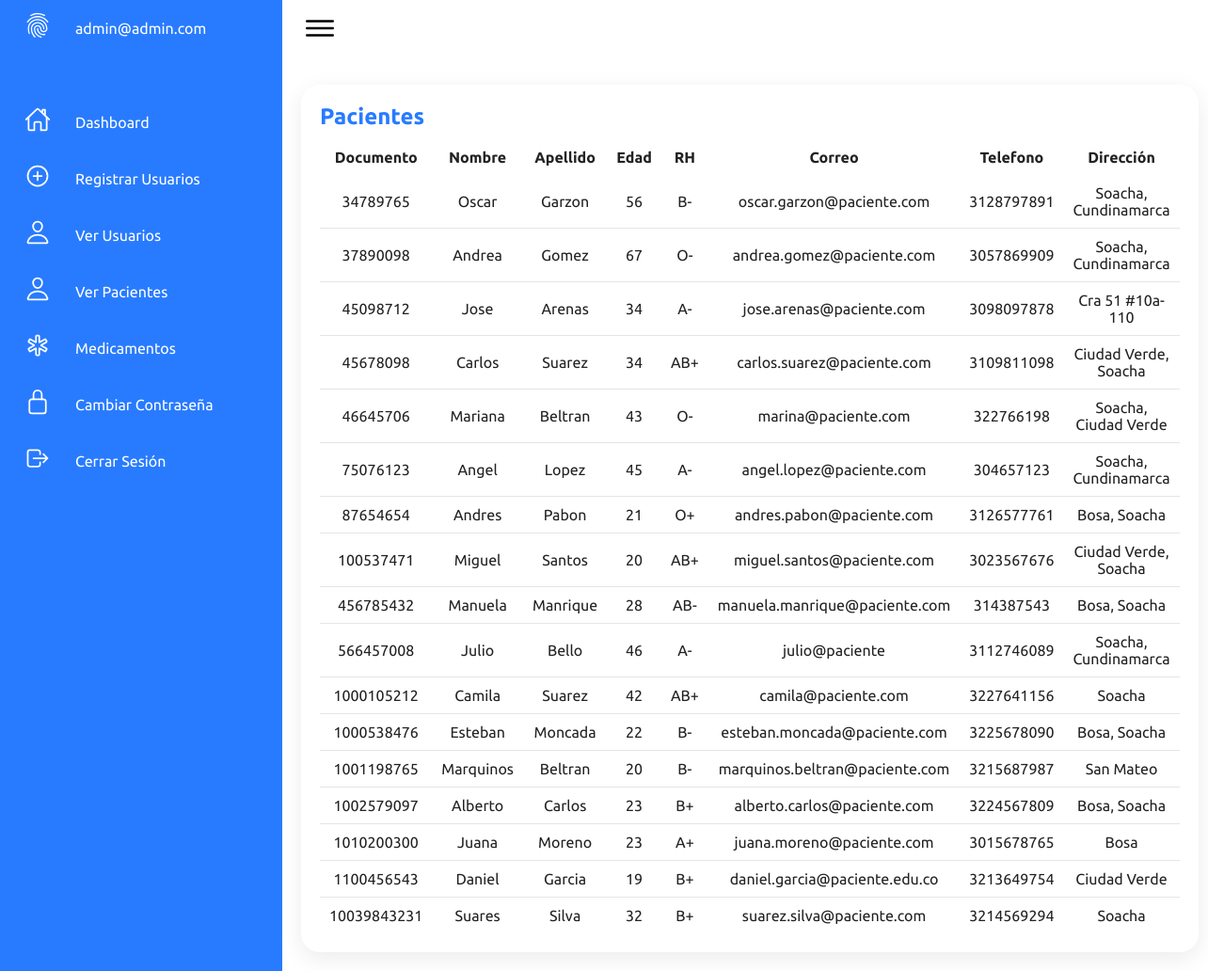
Screenshot of /includes/pacientes.php (signed in) with the database file from the repository.
### tables this page shows
CREATE TABLE `paciente` (
  `documento` bigint(20) NOT NULL,
  `nombre` varchar(128) NOT NULL,
  `apellido` varchar(128) NOT NULL,
  `edad` int(11) NOT NULL,
  `idTipo` int(11) NOT NULL,
  `correo` varchar(256) NOT NULL,
  `password` varchar(500) NOT NULL,
  `telefono` bigint(11) NOT NULL,
  `direccion` varchar(128) NOT NULL,
  `idRol` int(11) NOT NULL,
  `documentoUsuario` bigint(20) NOT NULL
);

CREATE TABLE `gruposanguineo` (
  `idTipo` int(11) NOT NULL,
  `nombre` varchar(11) NOT NULL
);

### includes/pacientes.php (the view, shortened to what this page needs)
<?php
require '../includes/conexion.php';
if(isset($_SESSION['idRol'])){
    switch($_SESSION['idRol']){
      case 1;
      $sql = "SELECT paciente.documento AS documento, paciente.nombre AS nombre, paciente.apellido AS apellido, paciente.edad AS edad, gruposanguineo.nombre AS RH, paciente.correo AS correo, paciente.telefono AS telefono, paciente.direccion AS direccion FROM paciente INNER JOIN gruposanguineo on paciente.idTipo = gruposanguineo.idTipo";
      break;
    }
  }
$resultado = $link->query($sql);
?>
<!DOCTYPE html>
<html lang="en">
<head>
    <link rel="stylesheet" href="../css/styleusuario.css">
</head>
<body>
    <div class="container">
        <div class="navigation">
            <ul>
                <li>
                    <a href="">
                        <span class="icon"><ion-icon name="finger-print-outline"></ion-icon></span>
                        <span class="title"><?php echo htmlspecialchars($_SESSION["username"]); ?></span>
                    </a>
                </li>
                <?php
                    if(isset($_SESSION['idRol'])){
                        switch($_SESSION['idRol']){
                            case 1;
                            print "
                            <li>
                            <a href='homeadmin.php'>
                                <span class='icon'><ion-icon name='home-outline'></ion-icon></span>
                                <span class='title'>Dashboard</span>
                            </a>
                        </li>
                        ";
                            break;
                        }
                      }
                    ?>
                <li>
                    <?php
                    if(isset($_SESSION['idRol'])){
                        switch($_SESSION['idRol']){
                          case 1;
                          print "<a href='registro.php'>
                          <span class='icon'><ion-icon name='add-circle-outline'></ion-icon></span>
                          <span class='title'>Registrar Usuarios</span>
                            </a>";
                          break;
                        }
                      }
                    ?>
                </li>
                <li>
                    <?php
                    if(isset($_SESSION['idRol'])){
                        switch($_SESSION['idRol']){
                            case 1;
                            print "
                            <li>
                            <a href='verusuarios.php'>
                                <span class='icon'><ion-icon name='person-outline'></ion-icon></span>
                                <span class='title'>Ver Usuarios</span>
                            </a>
                        </li>
                            <li>
                            <a href='pacientes.php'>
                                <span class='icon'><ion-icon name='person-outline'></ion-icon></span>
                                <span class='title'>Ver Pacientes</span>
                            </a>
                        </li>
                        ";
                            break;
                        }
                      }
                    ?>
                </li>
                <li>
                    <?php
                    if(isset($_SESSION['idRol'])){
                        switch($_SESSION['idRol']){
                          case 1;
                          print "                <li>
                          <a href='vermedicamentoa.php'>
                              <span class='icon'><ion-icon name='medical-outline'></ion-icon></span>
                              <span class='title'>Medicamentos</span>
                          </a>
                      </li>";
                          break;
                        }
                      }
                    ?>
                </li>
                <li>
                    <a href="contraseña.php">
                        <span class="icon"><ion-icon name="lock-closed-outline"></ion-icon></span>
                        <span class="title">Cambiar Contraseña</span>
                    </a>
                </li>
                <li>
                    <a href="../includes/logout.php">
                        <span class="icon"><ion-icon name="log-out-outline"></ion-icon></span>
                        <span class="title">Cerrar Sesión</span>
                    </a>
                </li>
            </ul>
        </div>
    </div>
    <div class="main">
        <div class="topbar">
            <div class="toggle">
                <ion-icon name="menu-outline"></ion-icon>
            </div>
        </div>
            <div class="details">
                <div class="recentOrders">
                <section class="price container" >
                <h1 style="color: var(--blue);">Pacientes</h1>
                    <table>
                        <thead>
                            <tr>
                                <td><center>Documento</center></td>
                                <td><center>Nombre</center></td>
                                <td><center>Apellido</center></td>
                                <td><center>Edad</center></td>
                                <td><center>RH</center></td>
                                <td><center>Correo</center></td>
                                <td><center>Telefono</center></td>
                                <td><center>Dirección</center></td>
                            </tr>
                        </thead>
                        <tbody>
                        <?php while ($row = $resultado->fetch_array(MYSQLI_ASSOC)) { ?>
						<tr>
							<td><center>
								<?php echo $row['documento']; ?>
                                </center>
							</td>
                            <td><center>
                                <?php echo $row['nombre']; ?>
                                </center>
                            </td>
							<td><center>
								<?php echo $row['apellido']; ?>
                                </center>
							</td>
							<td><center>
								<?php echo $row['edad']; ?>
                                </center>
							</td>
							<td><center>
								<?php echo $row['RH']; ?>
							</td>
                            <td><center>
								<?php echo $row['correo'];?>
                                </center>
							</td>
                            <td><center>
								<?php echo $row['telefono'];?>
                                </center>
							</td>
                            <td><center>
								<?php echo $row['direccion'];?>
                                </center>
							</td>
						</tr>
						<?php } ?>
                        </tbody>
                    </table>
                    </section>
                </div>
            </div>
    </div>
</body>
</html>

### css/styleusuario.css (style rules this page uses)
* { margin: 0; padding: 0; box-sizing: border-box; font-family: 'Ubuntu', sans-serif; }
:root { --blue: #287bff; --white: #fff; --grey: #f5f5f5; --black1: #222; --black2: #999; }
body { min-height: 100vh; overflow-x: hidden; }
.container { position: relative; width: 100%; }
.navigation { position: fixed; width: 300px; height: 100%; background: var(--blue); border-left: 10px solid var(--blue); transition: 0.5s; overflow: hidden; }
.navigation ul { position: absolute; top: 0; left: 0; width: 100%; }
.navigation ul li { position: relative; width: 100%; list-style: none; border-top-left-radius: 30px; border-bottom-left-radius: 30px; }
.navigation ul li:nth-child(1) { margin-bottom: 40px; pointer-events: none; }
.navigation ul li a { position: relative; display: block; width: 100%; display: flex; text-decoration: none; color: var(--white); }
.navigation ul li a .icon { position: relative; display: block; min-width: 60px; height: 60px; line-height: 70px; text-align: center; }
.navigation ul li a .icon ion-icon { font-size: 1.75em; }
.navigation ul li a .title { position: relative; display: block; padding: 0 10px; height: 60px; line-height: 60px; text-align: start; white-space: nowrap; }
.main { position: absolute; width: calc(100% - 300px); left: 300px; min-height: 100vh; background: var(--white); transition: 0.5s; }
.topbar { width: 100%; height: 60px; display: flex; justify-content: space-between; align-items: center; padding: 0 10px; }
.toggle { position: relative; width: 60px; height: 60px; display: flex; justify-content: center; align-items: center; font-size: 2.5em; cursor: pointer; }
.details { position: relative; width: 100%; padding: 20px; display: grid; grid-template-columns:1fr; grid-gap: 30px; margin-top: 10px; }
.details .recentOrders { position: relative; display: grid; min-height: 600px; background: var(--white); padding: 20px; box-shadow: 0 7px 25px rgba(0, 0, 0, 0.08); border-radius: 20px; }
.details table { width: 100%; border-collapse: collapse; margin-top: 10px; }
.details table thead td { font-weight: 600; }
.details .recentOrders table tr { color: var(--black1); border-bottom: 1px solid rgba(0, 0, 0, 0.1); }
.details .recentOrders table tr:last-child { border-bottom: none; }
.details .recentOrders table tr td { padding: 10px; }
.details .recentOrders table tr td:last-child { text-align: end; }
.details .recentOrders table tr td:nth-child(2) { text-align: end; }
.details .recentOrders table tr td:nth-child(3) { text-align: center; }

### rows the page displays
paciente: documento "34789765", nombre "Oscar", apellido "Garzon", edad "56", idTipo.nombre "B-", correo "oscar.garzon@paciente.com", telefono "3128797891", direccion "Soacha, Cundinamarca"
paciente: documento "37890098", nombre "Andrea", apellido "Gomez", edad "67", idTipo.nombre "O-", correo "andrea.gomez@paciente.com", telefono "3057869909", direccion "Soacha, Cundinamarca"
paciente: documento "45098712", nombre "Jose", apellido "Arenas", edad "34", idTipo.nombre "A-", correo "jose.arenas@paciente.com", telefono "3098097878", direccion "Cra 51 #10a-110"
paciente: documento "45678098", nombre "Carlos", apellido "Suarez", edad "34", idTipo.nombre "AB+", correo "carlos.suarez@paciente.com", telefono "3109811098", direccion "Ciudad Verde, Soacha"
paciente: documento "46645706", nombre "Mariana", apellido "Beltran", edad "43", idTipo.nombre "O-", correo "marina@paciente.com", telefono "322766198", direccion "Soacha, Ciudad Verde"
paciente: documento "75076123", nombre "Angel", apellido "Lopez", edad "45", idTipo.nombre "A-", correo "angel.lopez@paciente.com", telefono "304657123", direccion "Soacha, Cundinamarca"
paciente: documento "87654654", nombre "Andres", apellido "Pabon", edad "21", idTipo.nombre "O+", correo "andres.pabon@paciente.com", telefono "3126577761", direccion "Bosa, Soacha"
paciente: documento "100537471", nombre "Miguel", apellido "Santos", edad "20", idTipo.nombre "AB+", correo "miguel.santos@paciente.com", telefono "3023567676", direccion "Ciudad Verde, Soacha"
paciente: documento "456785432", nombre "Manuela", apellido "Manrique", edad "28", idTipo.nombre "AB-", correo "manuela.manrique@paciente.com", telefono "314387543", direccion "Bosa, Soacha"
paciente: documento "566457008", nombre "Julio", apellido "Bello", edad "46", idTipo.nombre "A-", correo "julio@paciente", telefono "3112746089", direccion "Soacha, Cundinamarca"
paciente: documento "1000105212", nombre "Camila", apellido "Suarez", edad "42", idTipo.nombre "AB+", correo "camila@paciente.com", telefono "3227641156", direccion "Soacha"
paciente: documento "1000538476", nombre "Esteban", apellido "Moncada", edad "22", idTipo.nombre "B-", correo "esteban.moncada@paciente.com", telefono "3225678090", direccion "Bosa, Soacha"
paciente: documento "1001198765", nombre "Marquinos", apellido "Beltran", edad "20", idTipo.nombre "B-", correo "marquinos.beltran@paciente.com", telefono "3215687987", direccion "San Mateo"
paciente: documento "1002579097", nombre "Alberto", apellido "Carlos", edad "23", idTipo.nombre "B+", correo "alberto.carlos@paciente.com", telefono "3224567809", direccion "Bosa, Soacha"
paciente: documento "1010200300", nombre "Juana", apellido "Moreno", edad "23", idTipo.nombre "A+", correo "juana.moreno@paciente.com", telefono "3015678765", direccion "Bosa"
paciente: documento "1100456543", nombre "Daniel", apellido "Garcia", edad "19", idTipo.nombre "B+", correo "daniel.garcia@paciente.edu.co", telefono "3213649754", direccion "Ciudad Verde"
paciente: documento "10039843231", nombre "Suares", apellido "Silva", edad "32", idTipo.nombre "B+", correo "suarez.silva@paciente.com", telefono "3214569294", direccion "Soacha"

### other values shown
$_SESSION["username"] "admin@admin.com"
